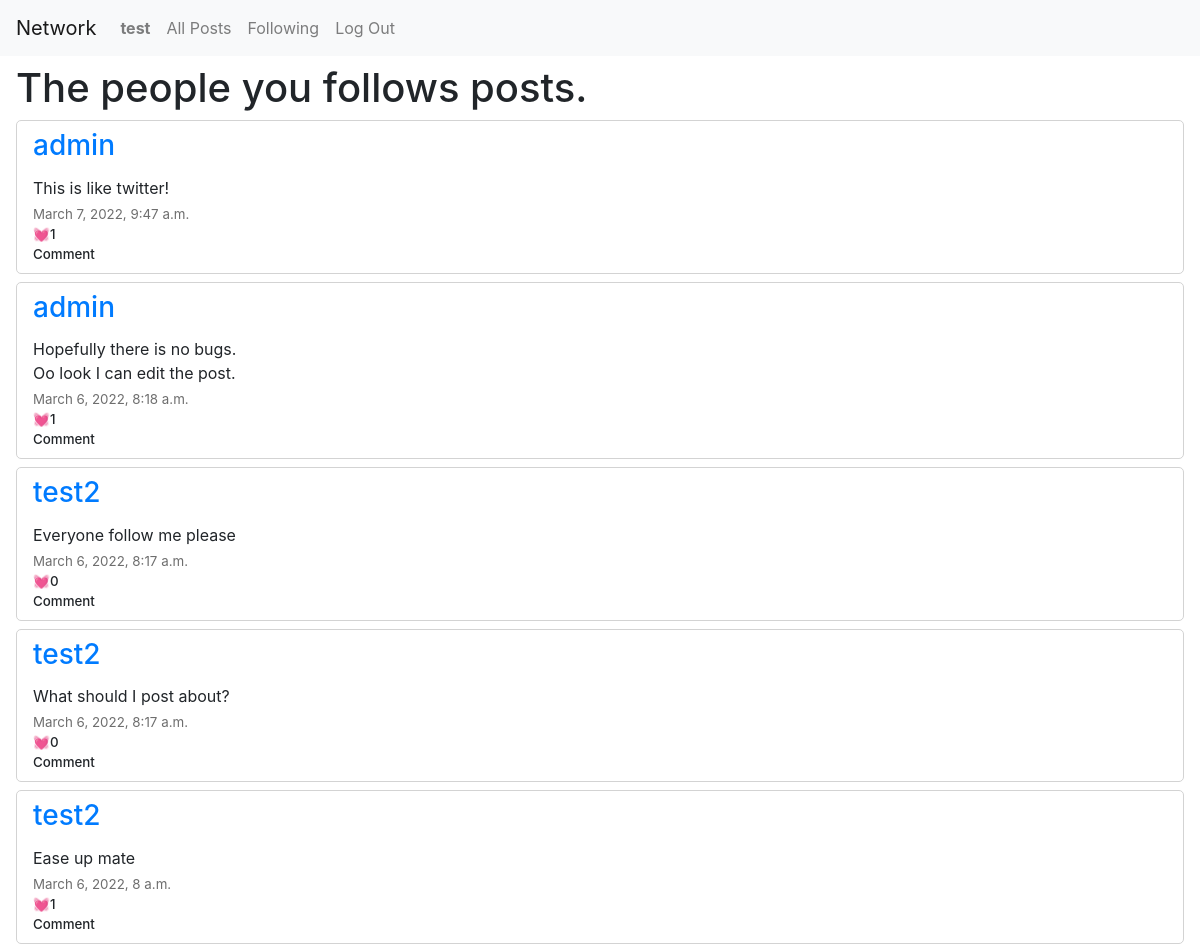
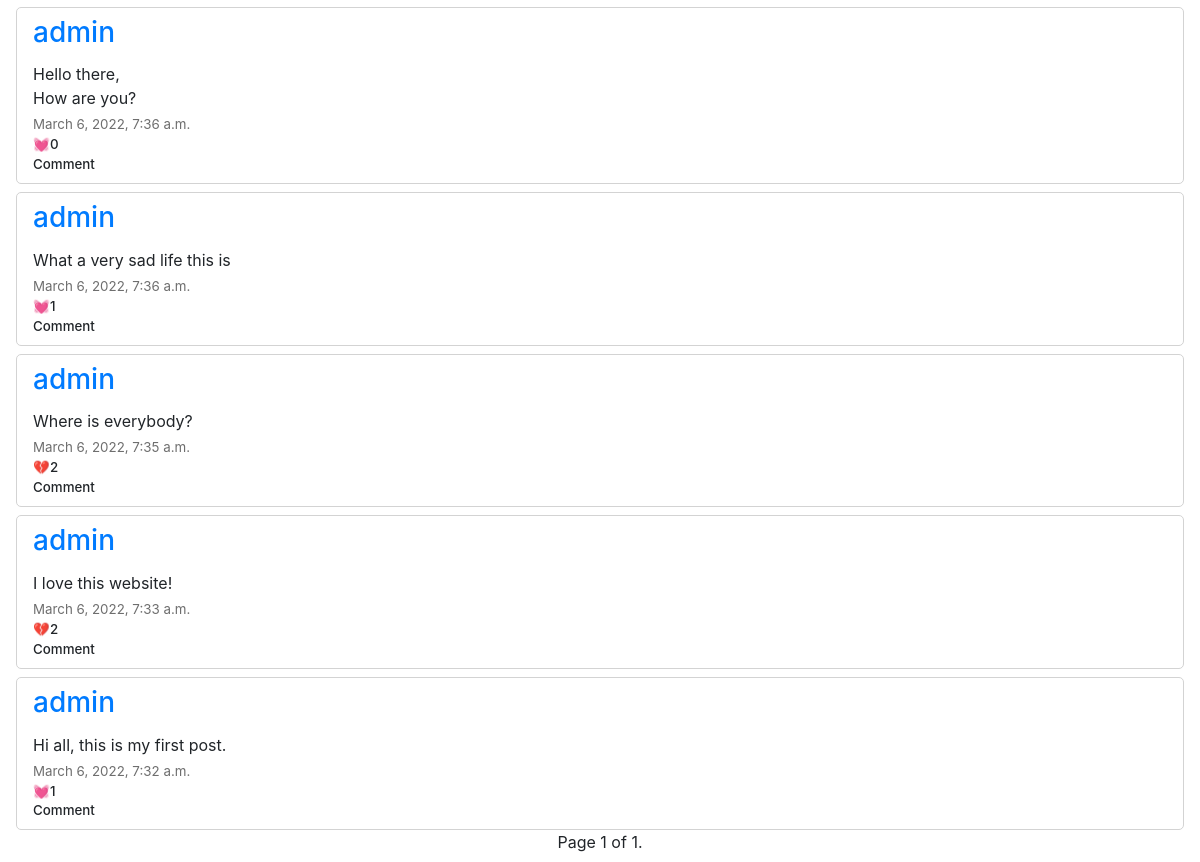
The app's page /following (signed in), older data (2 pictures, top to bottom).
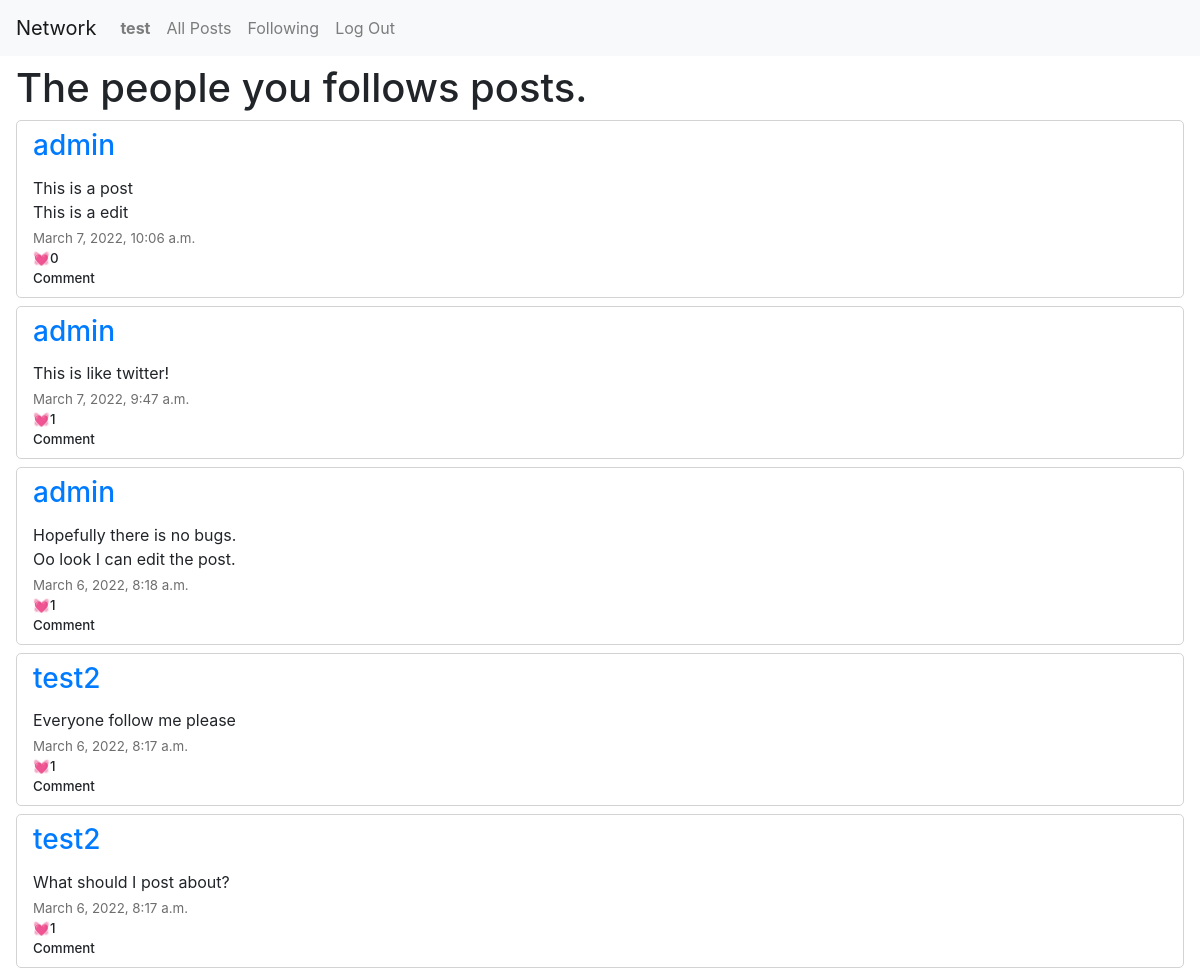
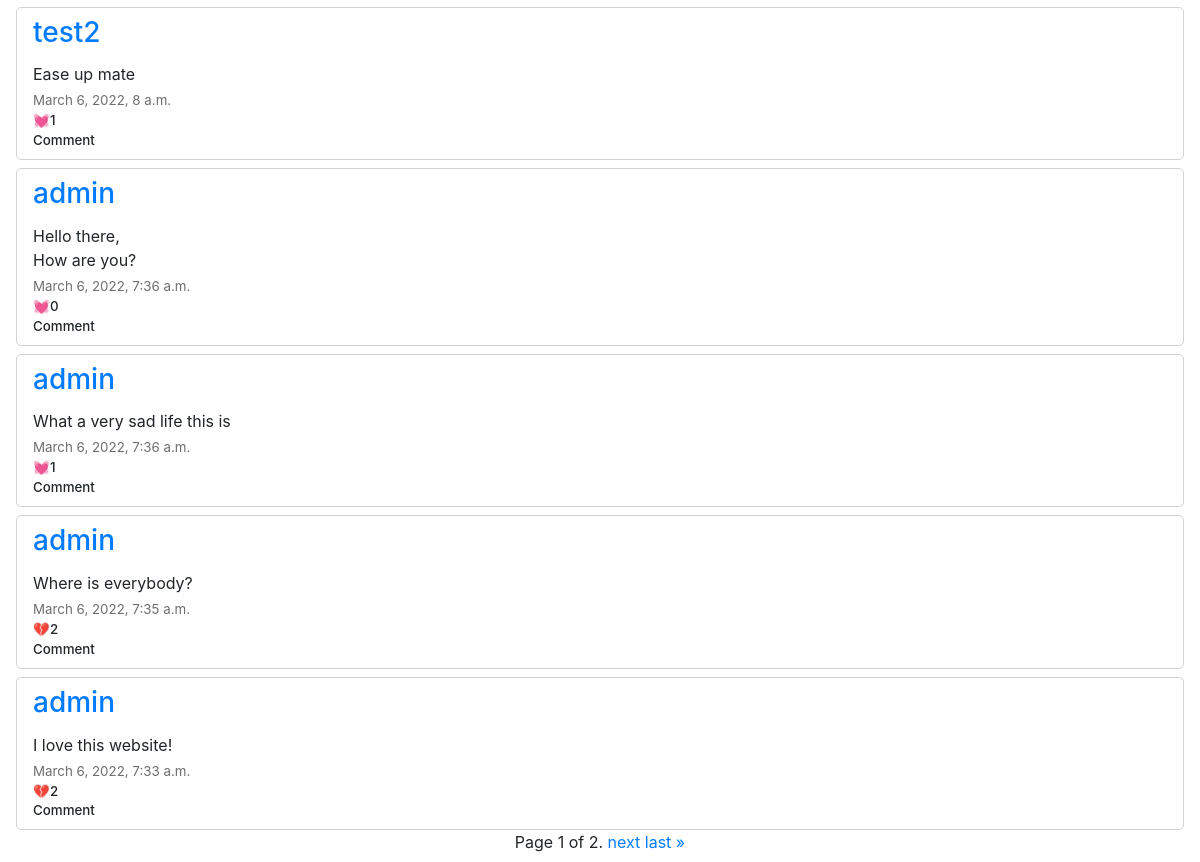
The same page, newer data (2 pictures, top to bottom).
### network/models.py (models this page shows, shortened)
class Post(models.Model):
    user = models.ForeignKey("User", on_delete=models.CASCADE, related_name="posts")
    body = models.TextField(blank=True)
    timestamp = models.DateTimeField(auto_now_add=True)
    likes = models.ManyToManyField(User)

class User(AbstractUser):
    def __str__(self):
        return f"ID:{self.id} - {self.username} | {self.email}"

### network/views.py (the view)
# urls.py: path("following", views.following, name="following"),
@login_required
def following(request):
    following = Follower.objects.filter(followers=request.user)
    a = []
    for people in following:
        b = Post.objects.filter(user=people.user)
        for post in b:
            a.append(post)
    posts = sorted(a, key=lambda d: d.timestamp, reverse = True)
    pages = Paginator(posts, 10)
    page_number = request.GET.get('page')
    page_obj = pages.get_page(page_number)
    return render(request, "network/following.html", {
        "page_obj": page_obj,
    })

### network/templates/network/following.html (shortened to what this page needs)
{% extends "network/layout.html" %}
{% load static %}
{% block body %}
<div id="heading">
<h1>The people you follows posts.</h1>
</div>
    <div id="posts">
        {% for post in page_obj %}
        <div id="{{ post.id  }}" class="post">
            <div class="postName"><a href="{% url 'profile' post.user.username %}"><h3>{{ post.user.username }}</h3></a></div>
            <div class="postText">{{ post.body }}</div>
            <div class="postTimestamp">{{ post.timestamp }}</div>
            <div class="postLikes"><span class="like">{% if user in post.likes.all %}&#128148;{% else %}&#128147;{% endif %}</span><div class="likes">{{ post.likes.count }}</div></div>
            <div class="postComment">Comment</div>
        </div>
        {% endfor %}
    </div>
    <div class="pagination">
        <span class="step-links">
            <span class="current">
                Page {{ page_obj.number }} of {{ page_obj.paginator.num_pages }}.
            </span>
            {% if page_obj.has_next %}
                <a href="?page={{ page_obj.next_page_number }}">next</a>
                <a href="?page={{ page_obj.paginator.num_pages }}">last &raquo;</a>
            {% endif %}
        </span>
    </div>
{% endblock %}

Row changes from the older to the newer data that the page shows:
no longer on this page (row unchanged): Post: user.username "admin", body "Hi all, this is my first post.", timestamp "March 6, 2022, 7:32 a.m.", likes.count "1"
added Post: user.username "admin", body "This is a post This is a edit", timestamp "March 7, 2022, 10:06 a.m.", likes.count "0"
computed for Post "Everyone follow me please": likes.count "0" → "1"
computed for Post "What should I post about?": likes.count "0" → "1"
Text that changed along with them:
{{ page_obj.paginator.num_pages }}: "1" → "2"
text now shown: "next last »"
